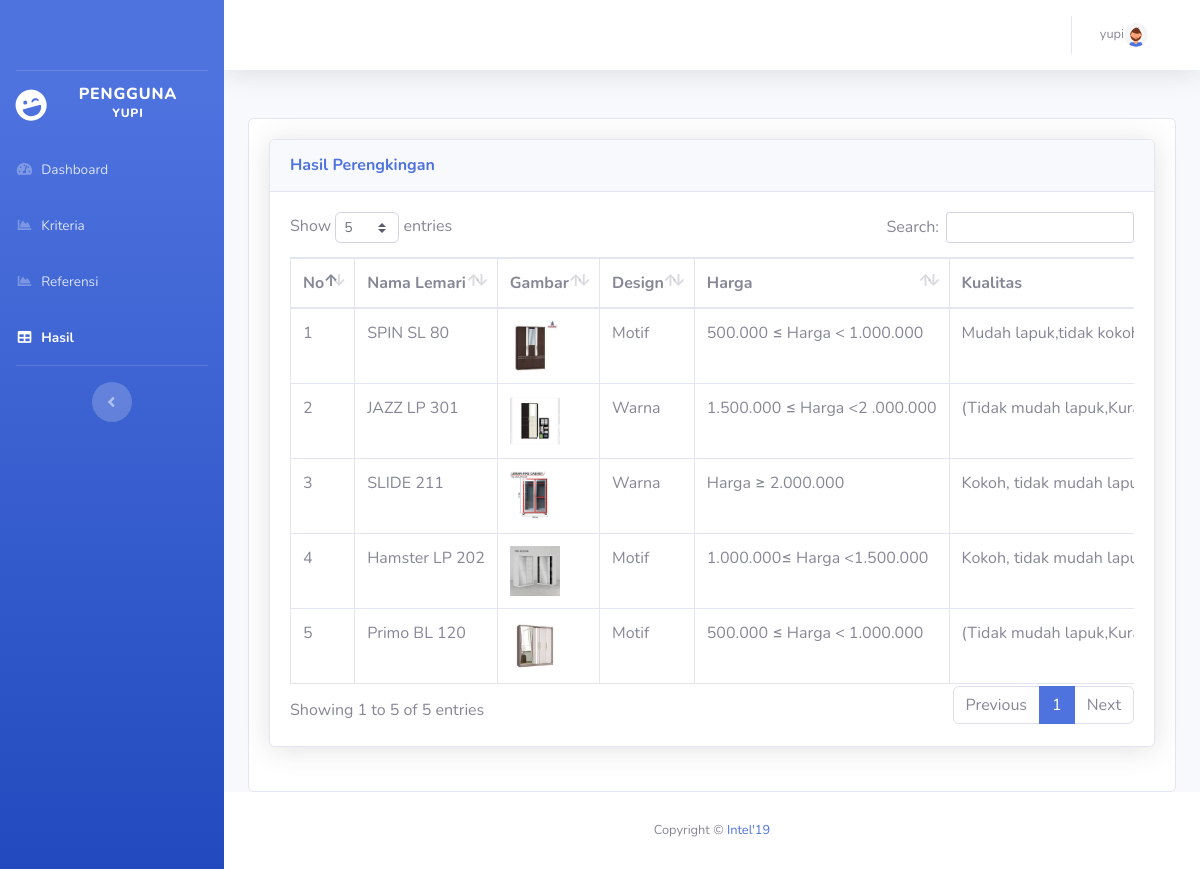
The app's page /user/hasil.php (signed in) with its own data.
### tables this page shows
CREATE TABLE `alternatif` (
  `id_alternatif` int(11) NOT NULL,
  `nama_alternatif` varchar(50) NOT NULL,
  `gambar` varchar(100) NOT NULL,
  `design` varchar(10) NOT NULL,
  `merek` varchar(255) DEFAULT NULL
);

### config.php (called while the page is built, shortened)
<?php
function connectDatabase()
{
    $conn = new mysqli(DB_HOST, DB_USERNAME, DB_PASSWORD, DB_NAME);
    return $conn;
}
?>

### user/functions/hasil.php (called while the page is built, shortened)
<?php
    require_once '../config.php';
    class Hasil{
        public function __construct()
        {
            $this->db = connectDatabase();
        }
    }
    $getDataHasil = new Hasil();
?>

### user/hasil.php (the view, shortened to what this page needs)
<?php
require_once './header.php';
require_once './functions/hasil.php';
$id_user = $_SESSION['id_user'];
$dataPreferensi = $getDataHasil->getDataPreferensi($id_user);
?>
<div class="row">
    <div class="col-lg-12">
        <div class="card">
            <div class="card-body">
                <div class="card shadow mb-4">
                    <div class="card-header py-3">
                        <h6 class="m-0 font-weight-bold text-primary">Hasil Perengkingan</h6>
                    </div>
                    <div class="card-body">
                        <div class="table-responsive">
                            <table class="table table-bordered nowrap" id="dataLemari" style="width:100%"
                                cellspacing="0">
                                <thead>
                                    <tr>
                                        <th>No</th>
                                        <th>Nama Lemari</th>
                                        <th>Gambar</th>
                                        <th>Design</th>
                                        <th>Harga</th>
                                        <th>Kualitas</th>
                                    </tr>
                                </thead>
                                <tbody>
                                    <?php foreach ($dataPreferensi as $key => $preferensi):?>
                                    <tr>
                                        <td><?=$key+1?></td>
                                        <td><?=$preferensi['nama_alternatif'];?></td>
                                        <td><a href="../images/<?=$preferensi['gambar'];?>" data-lightbox="image-1"
                                                data-title="<?=$preferensi['nama_alternatif'];?>">
                                                <img style="width: 50px; height: 50px;"
                                                    src="../images/<?=$preferensi['gambar'];?>"
                                                    alt="Gambar <?=$preferensi['nama_alternatif'];?>">
                                            </a></td>
                                        <td><?=$preferensi['design'];?></td>
                                        <td><?=$preferensi['nama_C1'];?></td>
                                        <td><?=$preferensi['nama_C2'];?></td>
                                    </tr>
                                    <?php endforeach;?>
                                </tbody>
                            </table>
                        </div>
                    </div>
                </div>
            </div>
        </div>
    </div>
</div>
<?php require_once './footer.php';?>

### records on screen
alternatif: nama_alternatif "SPIN SL 80", gambar (picture), design "Motif", nama_C1 "500.000 ≤ Harga < 1.000.000", nama_C2 "Mudah lapuk,tidak…"
alternatif: nama_alternatif "JAZZ LP 301", gambar (picture), design "Warna", nama_C1 "1.500.000 ≤ Harga <2 .000.000", nama_C2 "(Tidak mudah…"
alternatif: nama_alternatif "SLIDE 211", gambar (picture), design "Warna", nama_C1 "Harga ≥ 2.000.000", nama_C2 "Kokoh, tidak mudah…"
alternatif: nama_alternatif "Hamster LP 202", gambar (picture), design "Motif", nama_C1 "1.000.000≤ Harga <1.500.000", nama_C2 "Kokoh, tidak mudah…"
alternatif: nama_alternatif "Primo BL 120", gambar (picture), design "Motif", nama_C1 "500.000 ≤ Harga < 1.000.000", nama_C2 "(Tidak mudah…"

### other values on screen
$_SESSION['username'] "YUPI"
$_SESSION['username'] "yupi"
